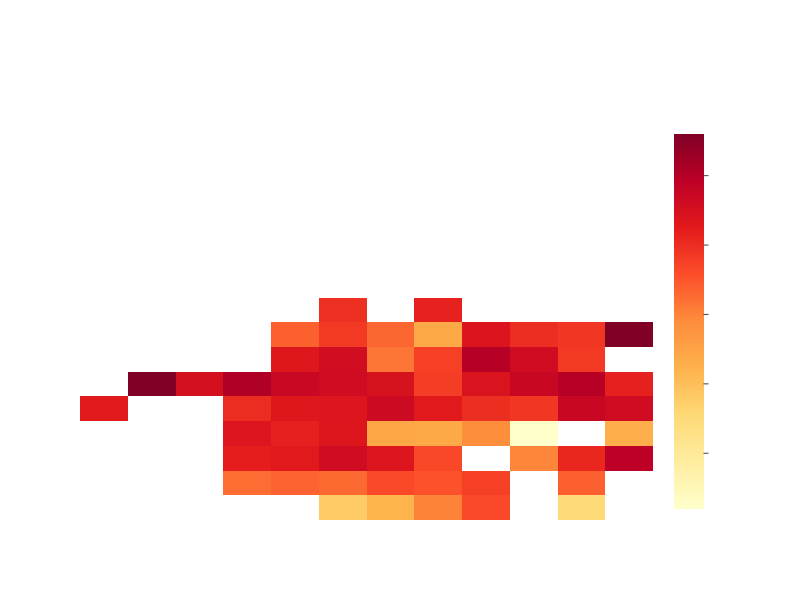
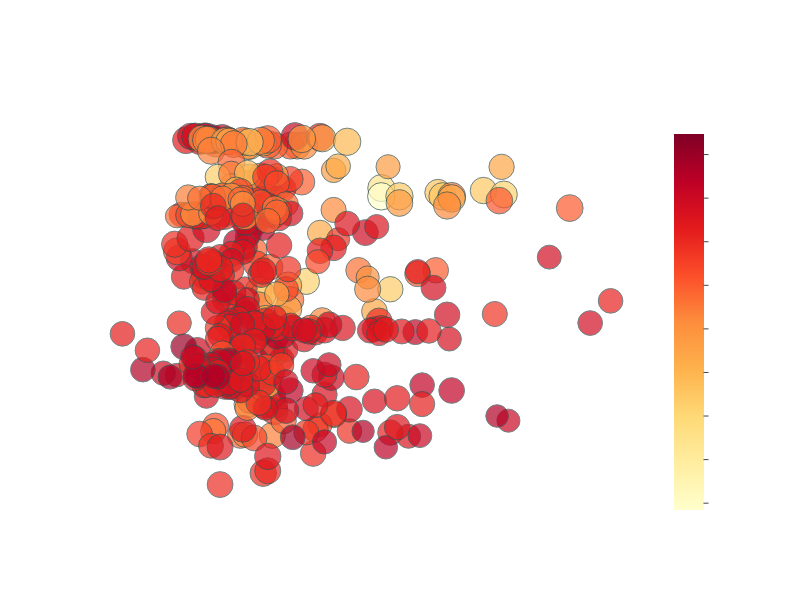

Notebook code for these charts, in order:
### Markdown cell above
## Plotly Implementation

### Code cell
# Generate Heatmap with Plotly
import plotly.express as px
heatmap_fig = px.imshow(
    heatmap_pivot.values,
    labels=dict(x="CN Concentration Bins", y="Dissolved Oxygen Bins", color="Mean Au Recovery (%)"),
    x=[str(c) for c in heatmap_pivot.columns],
    y=[str(r) for r in heatmap_pivot.index],
    color_continuous_scale="YlOrRd",
    title="Heatmap of Mean Au Recovery by CN Concentration and Dissolved Oxygen"
)

heatmap_fig.update_layout(
    width=800,
    height=600,
    yaxis=dict(scaleanchor=None),
    xaxis=dict(scaleanchor=None),
    title_font=dict(size=20, color="rgba(255, 255, 255, 0.8)"),
    xaxis_title_font=dict(size=16, color="rgba(255, 255, 255, 0.8)"),
    yaxis_title_font=dict(size=16, color="rgba(255, 255, 255, 0.8)"),
    legend_title_font=dict(size=12, color="rgba(255, 255, 255, 0.8)"),
    coloraxis_colorbar=dict(
        title=dict(
            text="Au Recovery (%)",
            font=dict(size=14, color="rgba(255, 255, 255, 0.8)")
        ),
        tickfont=dict(size=12, color="rgba(255, 255, 255, 0.5)"),
        ticks="outside",
    ),
    paper_bgcolor='rgba(0,0,0,0)',
    plot_bgcolor='rgba(0,0,0,0)',
)
heatmap_fig.update_xaxes(
    tickfont=dict(size=12, color="rgba(255, 255, 255, 0.5)"),
    gridcolor="rgba(255, 255, 255, 0.1)"
)
heatmap_fig.update_yaxes(
    tickfont=dict(size=12, color="rgba(255, 255, 255, 0.5)"),
    gridcolor="rgba(255, 255, 255, 0.1)"
)
heatmap_fig.show()


# Do the same plot using Plotly
import plotly.express as px
fig = px.scatter(
    df_filtered,
    x="CN_Concentration_PL_01",
    y="Dissolved_Oxygen_PL_01",
    color_continuous_scale="YlOrRd",
    color="Au_Recovery_pct",
    size="Particle_Size",
    hover_name="Date",
    title="Scatter Plot of CN Concentration vs Dissolved Oxygen with Au Recovery",
    labels={
        "CN_Concentration_PL_01": "CN Concentration (mg/L)",
        "Dissolved_Oxygen_PL_01": "Dissolved Oxygen (mg/L)",
        "Au_Recovery_pct": "Au Recovery (%)"
    }
)
fig.update_traces(marker=dict(opacity=0.7, line=dict(width=1, color='DarkSlateGrey')))
fig.update_layout(
    width=800,
    height=600,
    yaxis=dict(scaleanchor=None),
    xaxis=dict(scaleanchor=None),
    title_font=dict(
        size=20,
        color="rgba(255, 255, 255, 0.8)"
        ),
    xaxis_title_font=dict(size=14, color="rgba(255, 255, 255, 0.8)"),
    yaxis_title_font=dict(size=14, color="rgba(255, 255, 255, 0.8)"),
    legend_title_font=dict(size=12, color="rgba(255, 255, 255, 0.8)"),
    coloraxis_colorbar=dict(
        title=dict(
            text="Au Recovery (%)",
            font=dict(size=14, color="rgba(255, 255, 255, 0.8)")
        ),
        tickfont=dict(size=12, color="rgba(255, 255, 255, 0.5)"),
        ticks="outside",
    ),
    paper_bgcolor='rgba(0,0,0,0)',
    plot_bgcolor='rgba(0,0,0,0)'
)
fig.update_xaxes(
    tickfont=dict(size=12, color="rgba(255, 255, 255, 0.5)"),
    gridcolor="rgba(255, 255, 255, 0.1)"
)
fig.update_yaxes(
    tickfont=dict(size=12, color="rgba(255, 255, 255, 0.5)"),
    gridcolor="rgba(255, 255, 255, 0.1)"
)
fig.show()

### Figure 1 — Plotly figure (JSON) as saved in the notebook; plotly's stock layout.template omitted (floating-point values rounded to 4 significant figures; data arrays with more than 128 entries replaced by an {"elided": "..."} marker saying what was removed)
{"data": [{"coloraxis": "coloraxis", "hovertemplate": "CN Concentration Bins: %{x}<br>Dissolved Oxygen Bins: %{y}<br>Mean Au Recovery (%): %{z}<extra></extra>", "name": "0", "type": "heatmap", "x": ["(50, 100]", "(100, 150]", "(150, 200]", "(200, 250]", "(250, 300]", "(300, 350]", "(350, 400]", "(400, 450]", "(450, 500]", "(500, 550]", "(550, 600]", "(600, 650]"], "xaxis": "x", "y": ["(4, 5]", "(5, 6]", "(6, 7]", "(7, 8]", "(8, 9]", "(9, 10]", "(10, 11]", "(11, 12]", "(12, 13]", "(13, 14]", "(14, 15]", "(15, 16]", "(16, 17]", "(17, 18]", "(18, 19]", "(19, 20]", "(20, 21]"], "yaxis": "y", "z": {"elided": "17x12 float values"}}], "layout": {"coloraxis": {"colorbar": {"tickfont": {"color": "rgba(255, 255, 255, 0.5)", "size": 12}, "ticks": "outside", "title": {"font": {"color": "rgba(255, 255, 255, 0.8)", "size": 14}, "text": "Au Recovery (%)"}}, "colorscale": [[0, "rgb(255,255,204)"], [0.125, "rgb(255,237,160)"], [0.25, "rgb(254,217,118)"], [0.375, "rgb(254,178,76)"], [0.5, "rgb(253,141,60)"], [0.625, "rgb(252,78,42)"], [0.75, "rgb(227,26,28)"], [0.875, "rgb(189,0,38)"], [1, "rgb(128,0,38)"]]}, "height": 600, "legend": {"title": {"font": {"color": "rgba(255, 255, 255, 0.8)", "size": 12}}}, "paper_bgcolor": "rgba(0,0,0,0)", "plot_bgcolor": "rgba(0,0,0,0)", "title": {"font": {"color": "rgba(255, 255, 255, 0.8)", "size": 20}, "text": "Heatmap of Mean Au Recovery by CN Concentration and Dissolved Oxygen"}, "width": 800, "xaxis": {"anchor": "y", "constrain": "domain", "domain": [0, 1], "gridcolor": "rgba(255, 255, 255, 0.1)", "tickfont": {"color": "rgba(255, 255, 255, 0.5)", "size": 12}, "title": {"font": {"color": "rgba(255, 255, 255, 0.8)", "size": 16}, "text": "CN Concentration Bins"}}, "yaxis": {"anchor": "x", "autorange": "reversed", "constrain": "domain", "domain": [0, 1], "gridcolor": "rgba(255, 255, 255, 0.1)", "tickfont": {"color": "rgba(255, 255, 255, 0.5)", "size": 12}, "title": {"font": {"color": "rgba(255, 255, 255, 0.8)", "size": 16}, "text": "Dissolved Oxygen Bins"}}}}

### Figure 2 — Plotly figure (JSON) as saved in the notebook; plotly's stock layout.template omitted (floating-point values rounded to 4 significant figures; data arrays with more than 128 entries replaced by an {"elided": "..."} marker saying what was removed)
{"data": [{"hovertemplate": "<b>%{hovertext}</b><br><br>CN Concentration (mg/L)=%{x}<br>Dissolved Oxygen (mg/L)=%{y}<br>Particle_Size=%{marker.size}<br>Au Recovery (%)=%{marker.color}<extra></extra>", "hovertext": {"elided": "387 str values"}, "legendgroup": "", "marker": {"color": {"elided": "387 float values"}, "coloraxis": "coloraxis", "line": {"color": "DarkSlateGrey", "width": 1}, "opacity": 0.7, "size": {"elided": "387 float values"}, "sizemode": "area", "sizeref": 0.2266, "symbol": "circle"}, "mode": "markers", "name": "", "orientation": "v", "showlegend": false, "type": "scatter", "x": {"elided": "387 int values"}, "xaxis": "x", "y": {"elided": "387 float values"}, "yaxis": "y"}], "layout": {"coloraxis": {"colorbar": {"tickfont": {"color": "rgba(255, 255, 255, 0.5)", "size": 12}, "ticks": "outside", "title": {"font": {"color": "rgba(255, 255, 255, 0.8)", "size": 14}, "text": "Au Recovery (%)"}}, "colorscale": [[0, "rgb(255,255,204)"], [0.125, "rgb(255,237,160)"], [0.25, "rgb(254,217,118)"], [0.375, "rgb(254,178,76)"], [0.5, "rgb(253,141,60)"], [0.625, "rgb(252,78,42)"], [0.75, "rgb(227,26,28)"], [0.875, "rgb(189,0,38)"], [1, "rgb(128,0,38)"]]}, "height": 600, "legend": {"itemsizing": "constant", "title": {"font": {"color": "rgba(255, 255, 255, 0.8)", "size": 12}}, "tracegroupgap": 0}, "paper_bgcolor": "rgba(0,0,0,0)", "plot_bgcolor": "rgba(0,0,0,0)", "title": {"font": {"color": "rgba(255, 255, 255, 0.8)", "size": 20}, "text": "Scatter Plot of CN Concentration vs Dissolved Oxygen with Au Recovery"}, "width": 800, "xaxis": {"anchor": "y", "domain": [0, 1], "gridcolor": "rgba(255, 255, 255, 0.1)", "tickfont": {"color": "rgba(255, 255, 255, 0.5)", "size": 12}, "title": {"font": {"color": "rgba(255, 255, 255, 0.8)", "size": 14}, "text": "CN Concentration (mg/L)"}}, "yaxis": {"anchor": "x", "domain": [0, 1], "gridcolor": "rgba(255, 255, 255, 0.1)", "tickfont": {"color": "rgba(255, 255, 255, 0.5)", "size": 12}, "title": {"font": {"color": "rgba(255, 255, 255, 0.8)", "size": 14}, "text": "Dissolved Oxygen (mg/L)"}}}}
